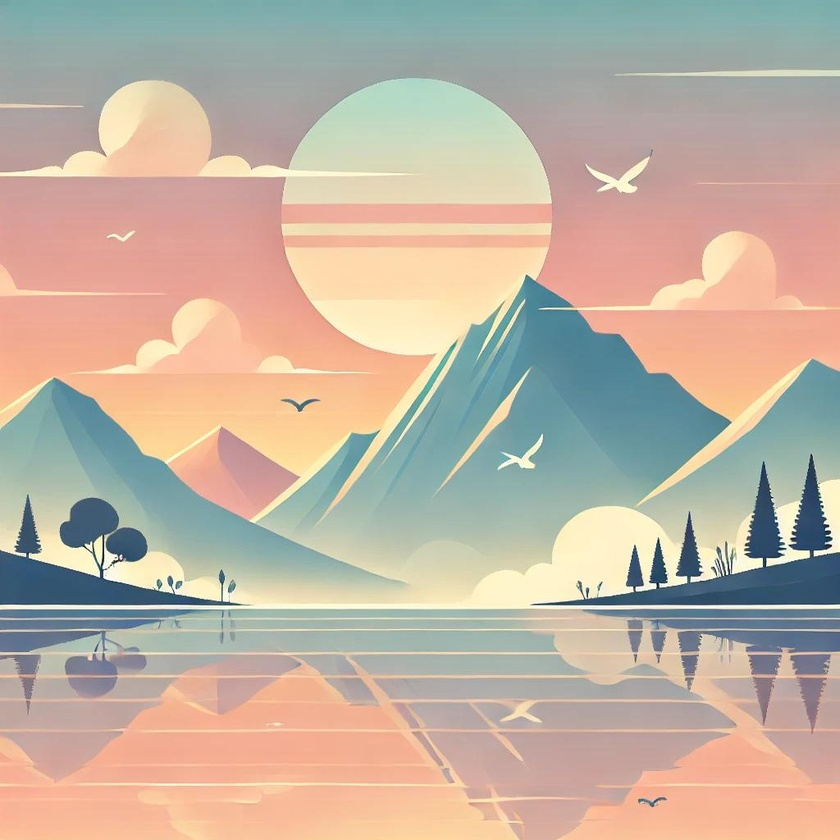
#> input picture sample.jpg, 840 x 840 px, shrunk from 1024 x 1024 before the run
$ python img.py
#> lines starting #> are read from the running program, lines starting #| are printed output that depends on the picture
from PIL import Image

# 원본 이미지 열기
image = Image.open("sample.jpg")
#> image is the input picture: PIL image 840x840 RGB; mean R, G, B 192.8, 177.5, 162.1

# 흑백(그레이스케일)으로 변환
gray_image = image.convert("L")
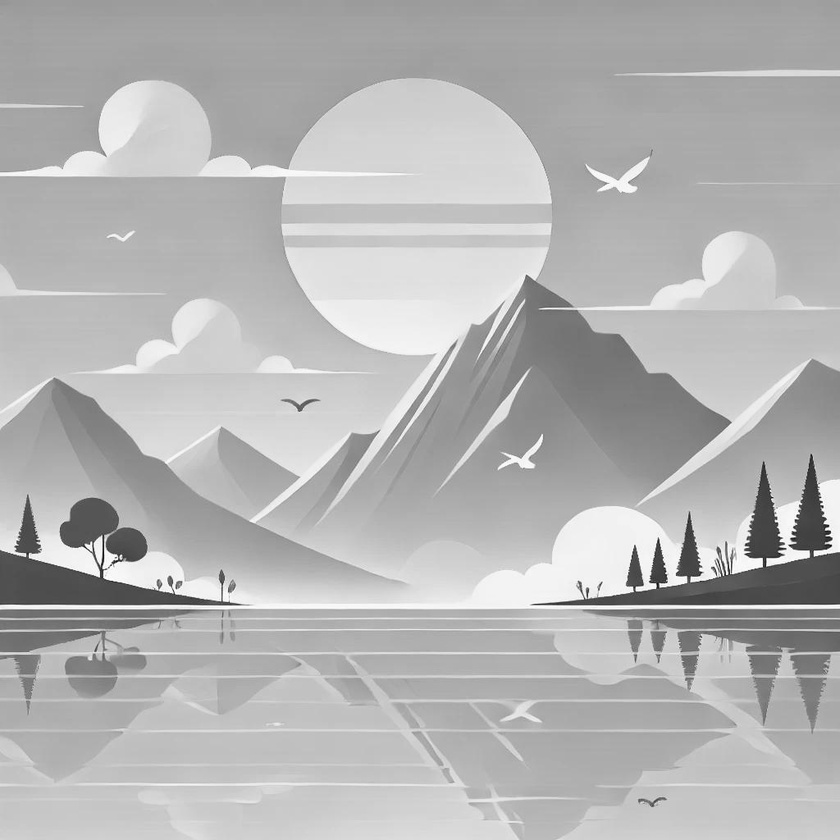
#> gray_image: PIL image 840x840 L; min 5, max 255, mean 180.3

# 변환된 이미지 저장
gray_image.save("sample_gray.jpg")

# 저장된 흑백 이미지 보기
gray_image.show()

print("이미지를 흑백으로 변환하여 저장하고 띄웠습니다!")

$ run again, with cat.png saved as sample.jpg
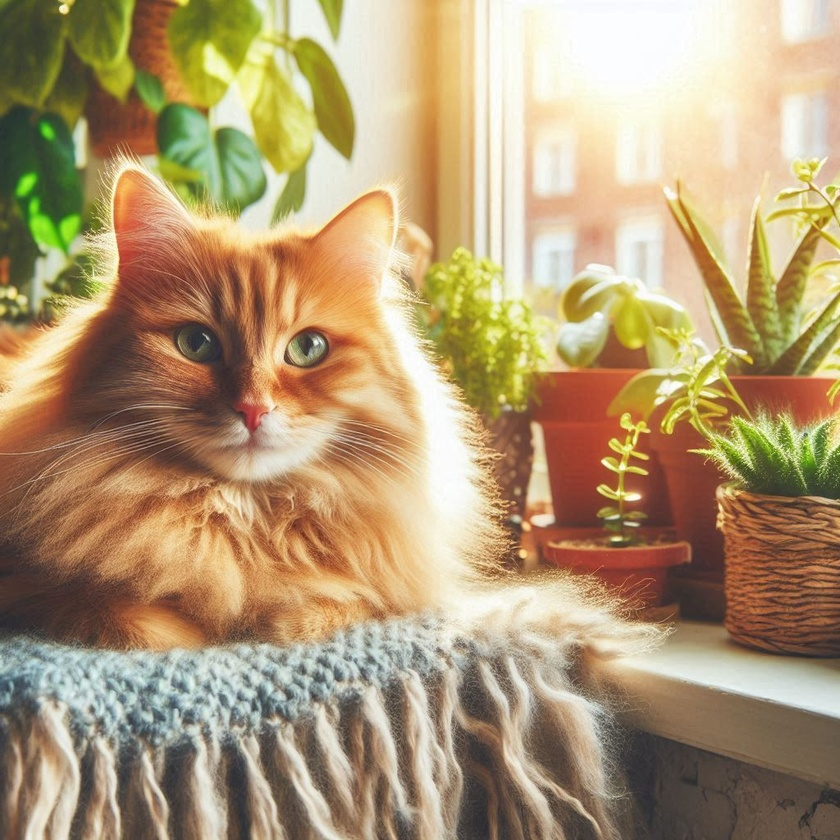
#> input picture cat.png, 840 x 840 px, shrunk from 1024 x 1024 before the run
#> image is the input picture: PIL image 840x840 RGB; mean R, G, B 175.8, 152.8, 116.3
#> `gray_image = image.convert("L")`:
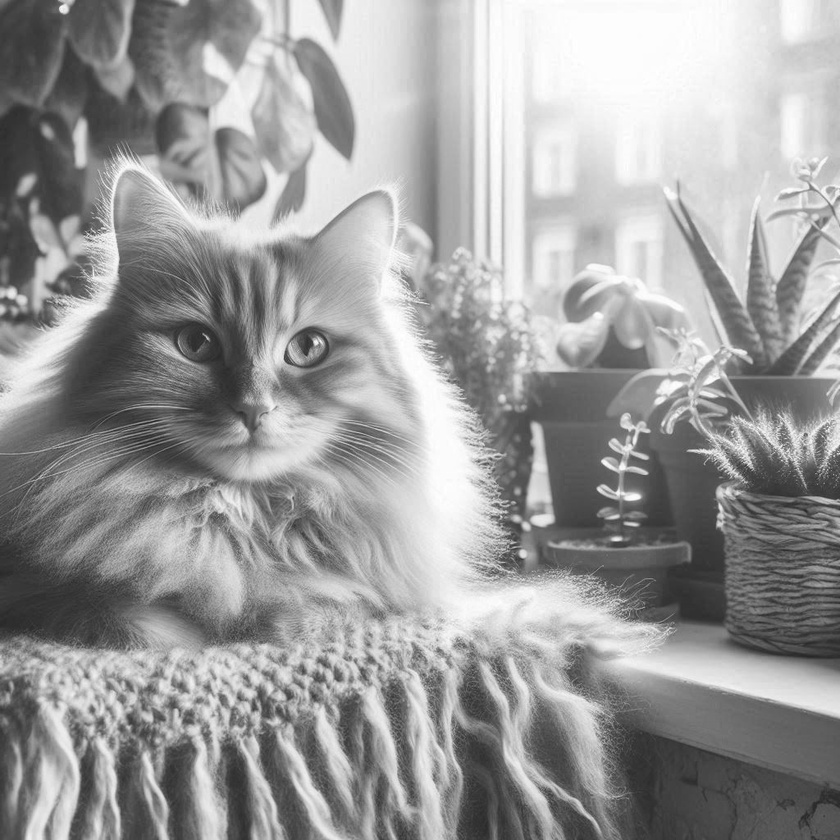
#> gray_image: PIL image 840x840 L; min 29, max 255, mean 155.5

$ run again, with dog.png saved as sample.jpg
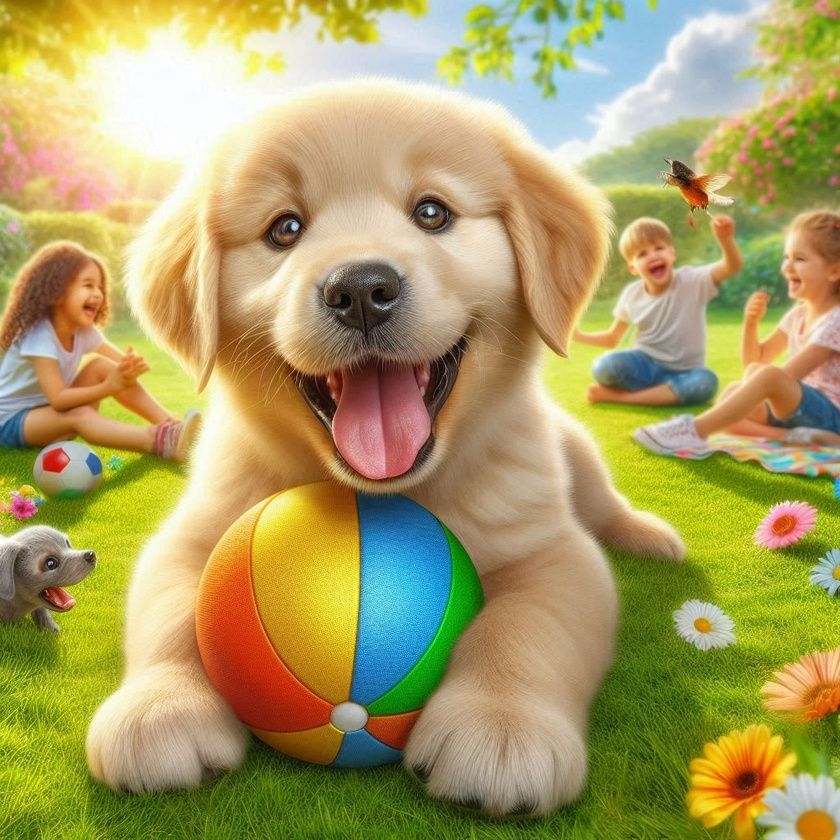
#> input picture dog.png, 840 x 840 px, shrunk from 1024 x 1024 before the run
#> image is the input picture: PIL image 840x840 RGB; mean R, G, B 170.5, 158.9, 99.4
#> `gray_image = image.convert("L")`:
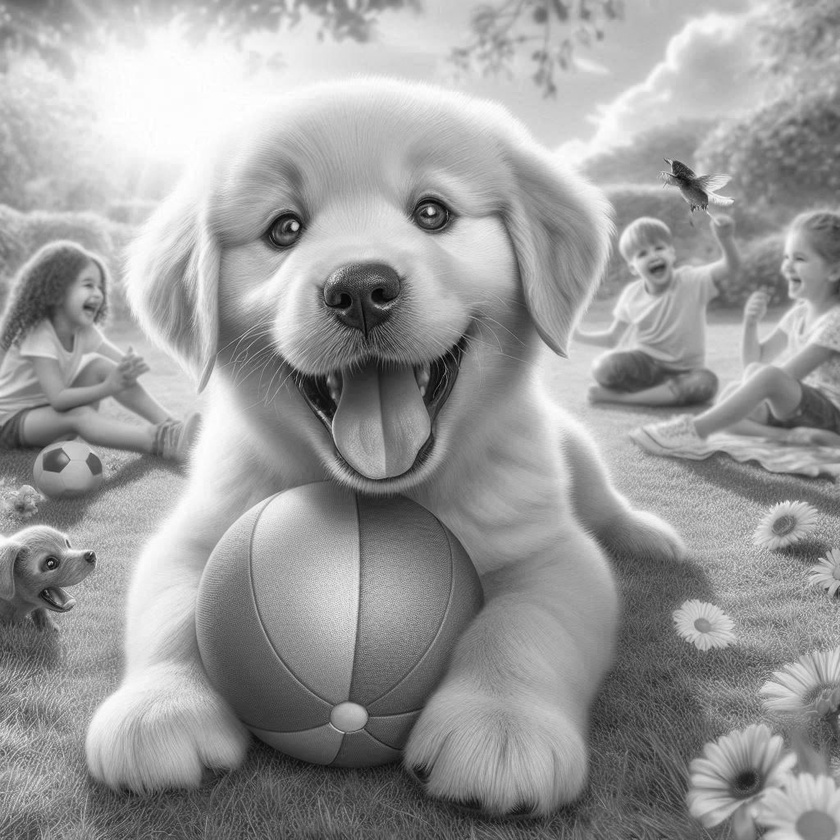
#> gray_image: PIL image 840x840 L; min 2, max 255, mean 155.6

$ run again, with rabbit.png saved as sample.jpg
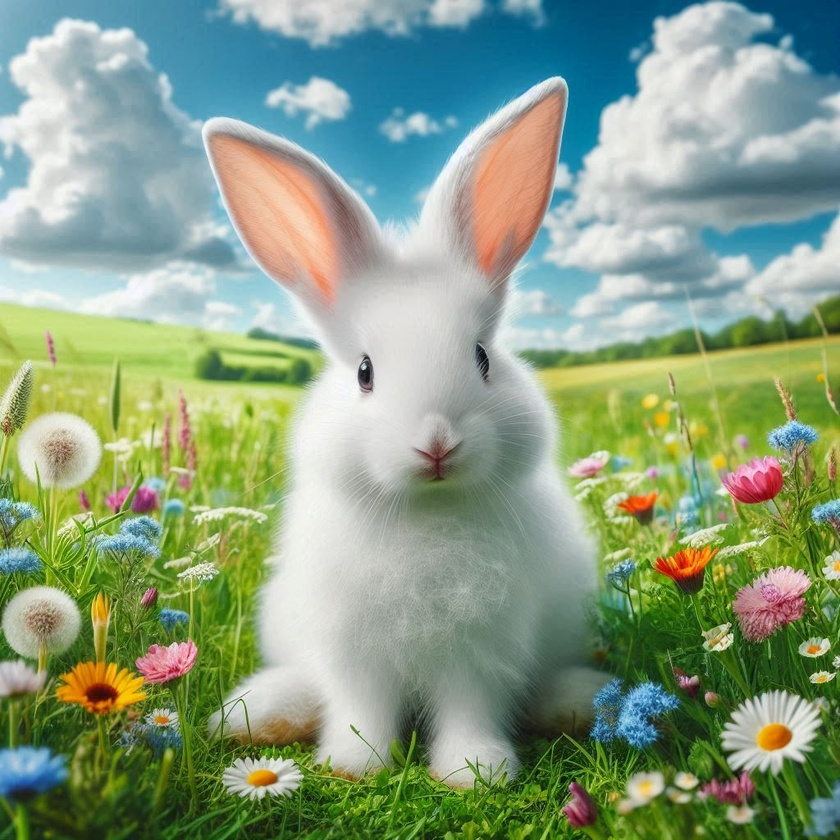
#> input picture rabbit.png, 840 x 840 px, shrunk from 1024 x 1024 before the run
#> image is the input picture: PIL image 840x840 RGB; mean R, G, B 136.5, 158, 129.9
#> `gray_image = image.convert("L")`:
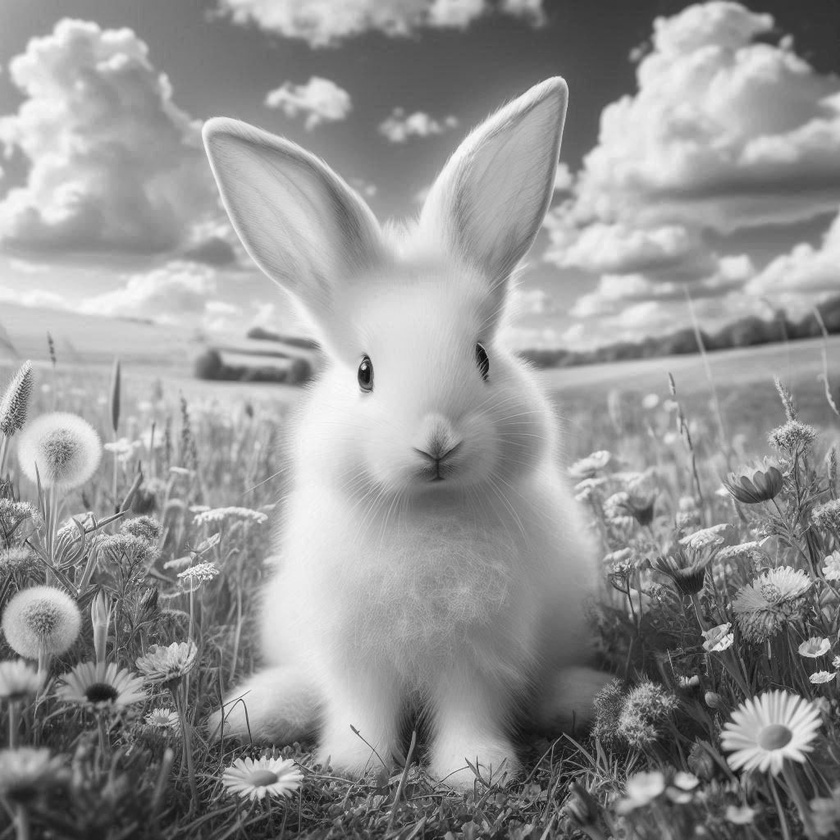
#> gray_image: PIL image 840x840 L; min 5, max 252, mean 148.4
